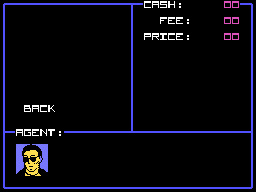

This is a level from a 2D game, rendered from its Tiled map with the project's own tilesets. A one-line summary and the complete map file follow:
An orthogonal 32x24 tile map with 8x8 px tiles, 1 tile layer (Tile Layer 1).

<map version="1.0" tiledversion="1.1.4" orientation="orthogonal" renderorder="right-down" width="32" height="24" tilewidth="8" tileheight="8" infinite="0" nextobjectid="1">
 <tileset firstgid="1" name="scoreboard-tiles" tilewidth="8" tileheight="8" tilecount="256" columns="16">
  <image source="tiles-scoreboard-initial.png" width="128" height="128" />
 </tileset>
 <layer name="Tile Layer 1" width="32" height="24">
  <data encoding="csv">
36,3,3,3,3,3,3,3,3,3,3,3,3,3,3,3,39,19,68,66,84,73,59,1,1,1,1,1,49,49,3,2,
20,1,1,1,1,1,1,1,1,1,1,1,1,1,1,1,20,1,1,1,1,1,1,1,1,1,1,1,1,1,1,20,
20,1,1,1,1,1,1,1,1,1,1,1,1,1,1,1,20,1,1,1,71,70,70,59,1,1,1,1,49,49,1,20,
20,1,1,1,1,1,1,1,1,1,1,1,1,1,1,1,20,1,1,1,1,1,1,1,1,1,1,1,1,1,1,20,
20,1,1,1,1,1,1,1,1,1,1,1,1,1,1,1,20,1,81,83,74,68,70,59,1,1,1,1,49,49,1,20,
20,1,1,1,1,1,1,1,1,1,1,1,1,1,1,1,20,1,1,1,1,1,1,1,1,1,1,1,1,1,1,20,
20,1,1,1,1,1,1,1,1,1,1,1,1,1,1,1,20,1,1,1,1,1,1,1,1,1,1,1,1,1,1,20,
20,1,1,1,1,1,1,1,1,1,1,1,1,1,1,1,20,1,1,1,1,1,1,1,1,1,1,1,1,1,1,20,
20,1,1,1,1,1,1,1,1,1,1,1,1,1,1,1,20,1,1,1,1,1,1,1,1,1,1,1,1,1,1,20,
20,1,1,1,1,1,1,1,1,1,1,1,1,1,1,1,20,1,1,1,1,1,1,1,1,1,1,1,1,1,1,20,
20,1,1,1,1,1,1,1,1,1,1,1,1,1,1,1,20,1,1,1,1,1,1,1,1,1,1,1,1,1,1,20,
20,1,1,1,1,1,1,1,1,1,1,1,1,1,1,1,20,1,1,1,1,1,1,1,1,1,1,1,1,1,1,20,
20,1,1,1,1,1,1,1,1,1,1,1,1,1,1,1,20,1,1,1,1,1,1,1,1,1,1,1,1,1,1,20,
20,1,1,67,66,68,76,1,1,1,1,1,1,1,1,1,20,1,1,1,1,1,1,1,1,1,1,1,1,1,1,20,
20,1,1,1,1,1,1,1,1,1,1,1,1,1,1,1,20,1,1,1,1,1,1,1,1,1,1,1,1,1,1,20,
20,1,1,1,1,1,1,1,1,1,1,1,1,1,1,1,20,1,1,1,1,1,1,1,1,1,1,1,1,1,1,20,
62,19,66,72,70,79,85,59,3,3,3,3,3,3,3,3,7,3,3,3,3,3,3,3,3,3,3,3,3,3,3,6,
20,1,1,1,1,1,1,1,1,1,1,1,1,1,1,1,1,1,1,1,1,1,1,1,1,1,1,1,1,1,1,20,
20,1,139,140,141,142,1,1,1,1,1,1,1,1,1,1,1,1,1,1,1,1,1,1,1,1,1,1,1,1,1,20,
20,1,153,154,155,138,1,1,1,1,1,1,1,1,1,1,1,1,1,1,1,1,1,1,1,1,1,1,1,1,1,20,
20,1,145,146,147,148,1,1,1,1,1,1,1,1,1,1,1,1,1,1,1,1,1,1,1,1,1,1,1,1,1,20,
20,1,149,150,151,152,1,1,1,1,1,1,1,1,1,1,1,1,1,1,1,1,1,1,1,1,1,1,1,1,1,20,
20,1,1,1,1,1,1,1,1,1,1,1,1,1,1,1,1,1,1,1,1,1,1,1,1,1,1,1,1,1,1,20,
104,3,3,3,3,3,3,3,3,3,3,3,3,3,3,3,3,3,3,3,3,3,3,3,3,3,3,3,3,3,3,18
</data>
 </layer>
</map>
